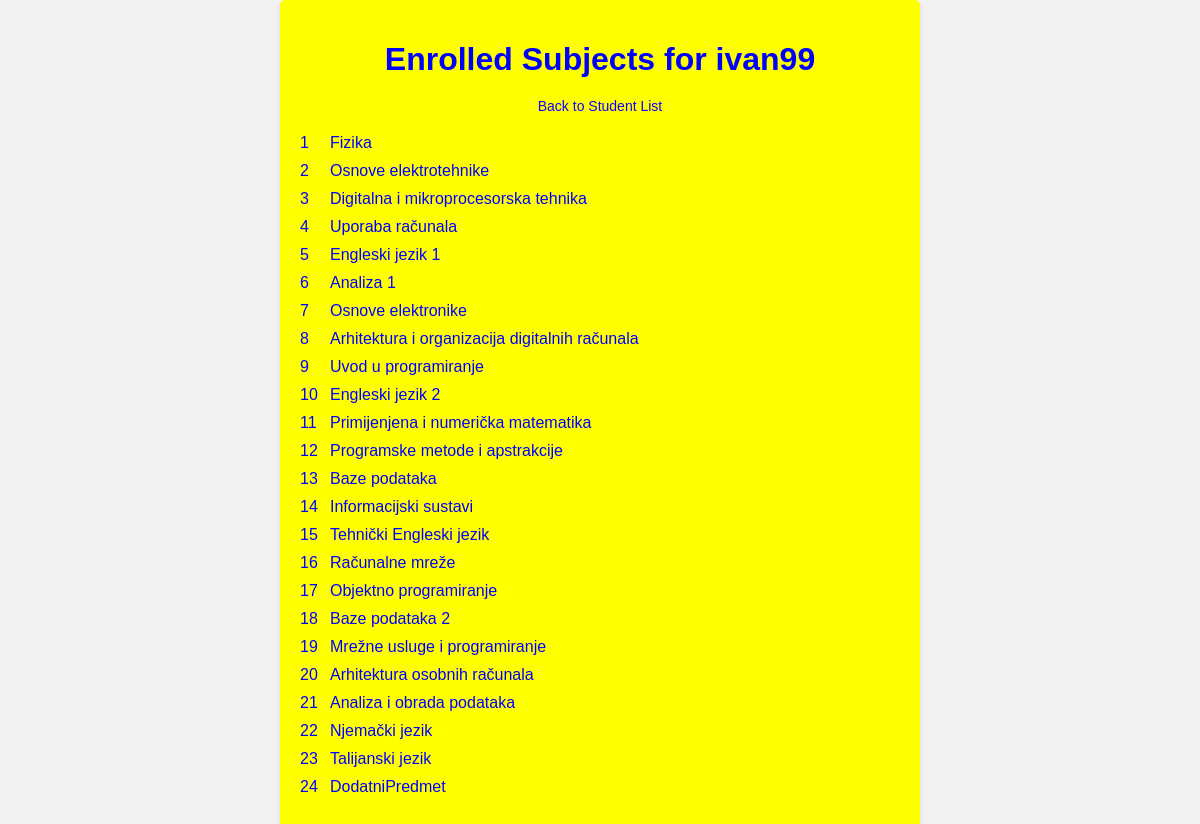
Page /enrolled_subjects/4/ on the committed database.
### app1/models.py (models this page shows, shortened)
class User(AbstractUser):
    objects = UserManager()
    STATUS = (
        ('none', 'None'),
        ('izv', 'izvanredni student'),
        ('red', 'redovni student')
    )
    role = models.ForeignKey(Role, on_delete=models.CASCADE)
    status = models.CharField(max_length=50, choices=STATUS)

class Predmeti(models.Model):
    IZBORNI_CHOICES = (
        ('True', 'Da'),
        ('False', 'Ne'),
    )
    name = models.CharField(max_length=50)
    kod = models.CharField(max_length=50)
    program = models.CharField(max_length=50)
    ects = models.IntegerField()
    sem_red = models.IntegerField()
    sem_izv = models.IntegerField()
    izborni = models.CharField(max_length=50, choices=IZBORNI_CHOICES)
    nositelj = models.ForeignKey(
        Professor,
        on_delete=models.CASCADE,
        limit_choices_to={'role__name': 'PROFESSOR'},
        default=None,
        null=True,
        blank=True
    )

### app1/views.py (the view)
# urls.py: path('enrolled_subjects/<int:student_id>/', enrolled_subjects, name='enrolled_subjects'),
def enrolled_subjects(request, student_id):
    student = get_object_or_404(User, id=student_id)
    enrolled_subjects = Predmeti.objects.filter(enrollment__student=student, enrollment__status='enrolled')
    return render(request, 'enrolled_subjects.html', {'student': student, 'enrolled_subjects': enrolled_subjects})

### app1/templates/enrolled_subjects.html (shortened to what this page needs)
<!DOCTYPE html>
<html>
<head>
</head>
<body>
    <div class="container">
        <h1>Enrolled Subjects for {{ student.username }}</h1>
        <a href="{% url 'list_students' %}">Back to Student List</a>
        <ul>
            {% for subject in enrolled_subjects %}
                <li data-subject-number="{{ forloop.counter }}">{{ subject.name }}</li>
            {% empty %}
                <li class="no-subjects">No subjects enrolled</li>
            {% endfor %}
        </ul>
    </div>
</body>
</html>

### app1/templates/enrolled_subjects.html (style rules this page uses)
body { font-family: Arial, sans-serif; background-color: #f2f2f2; color: #333; margin: 0; padding: 0; }
.container { max-width: 600px; margin: 0 auto; padding: 20px; background-color: yellow; box-shadow: 0 2px 4px rgba(0, 0, 0, 0.1); border-radius: 5px; }
h1 { text-align: center; margin-bottom: 20px; color: blue; }
a { display: block; text-align: center; margin-top: 20px; color: #1100ff; text-decoration: none; font-size: 14px; transition: color 0.3s ease; }
ul { list-style: none; padding: 0; margin-top: 20px; }
li { position: relative; padding-left: 30px; margin-bottom: 10px; background-color: yellow; color: blue; }
li::before { content: attr(data-subject-number); position: absolute; left: 0; top: 0; }

### rows in the picture
User: username "ivan99"
Predmeti: name "Fizika"
Predmeti: name "Osnove elektrotehnike"
Predmeti: name "Digitalna i mikroprocesorska tehnika"
Predmeti: name "Uporaba računala"
Predmeti: name "Engleski jezik 1"
Predmeti: name "Analiza 1"
Predmeti: name "Osnove elektronike"
Predmeti: name "Arhitektura i organizacija digitalnih računala"
Predmeti: name "Uvod u programiranje"
Predmeti: name "Engleski jezik 2"
Predmeti: name "Primijenjena i numerička matematika"
Predmeti: name "Programske metode i apstrakcije"
Predmeti: name "Baze podataka"
Predmeti: name "Informacijski sustavi"
Predmeti: name "Tehnički Engleski jezik"
Predmeti: name "Računalne mreže"
Predmeti: name "Objektno programiranje"
Predmeti: name "Baze podataka 2"
Predmeti: name "Mrežne usluge i programiranje"
Predmeti: name "Arhitektura osobnih računala"
Predmeti: name "Analiza i obrada podataka"
Predmeti: name "Njemački jezik"
Predmeti: name "Talijanski jezik"
Predmeti: name "DodatniPredmet"
